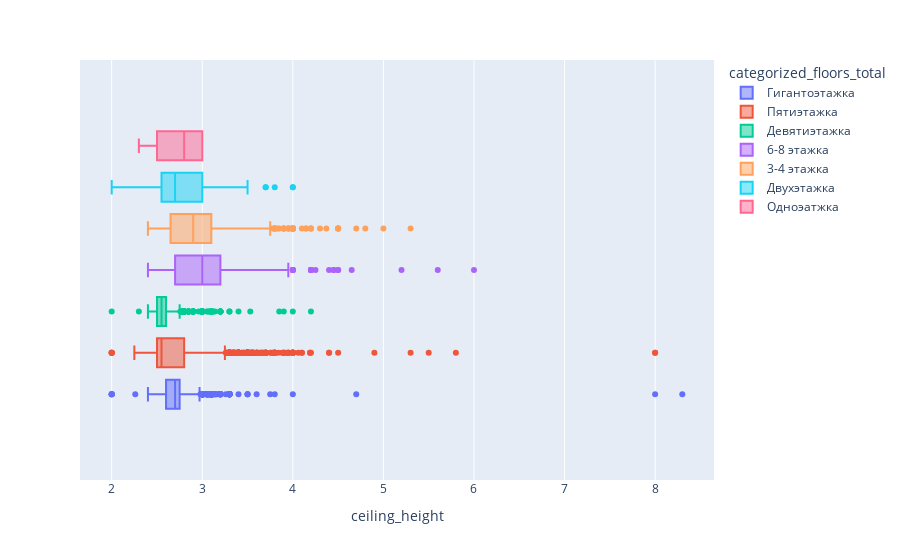

Here is the notebook cell this chart was saved with:
### Code cell
px.box(data, x = 'ceiling_height', color = 'categorized_floors_total')

### Figure 1 — Plotly figure (JSON) as saved in the notebook; plotly's stock layout.template omitted (floating-point values rounded to 4 significant figures; data arrays with more than 128 entries replaced by an {"elided": "..."} marker saying what was removed)
{"data": [{"alignmentgroup": "True", "hovertemplate": "categorized_floors_total=Гигантоэтажка<br>ceiling_height=%{x}<extra></extra>", "legendgroup": "Гигантоэтажка", "marker": {"color": "#636efa"}, "name": "Гигантоэтажка", "notched": false, "offsetgroup": "Гигантоэтажка", "orientation": "h", "showlegend": true, "type": "box", "x": {"elided": "9942 float values"}, "x0": " ", "xaxis": "x", "y0": " ", "yaxis": "y"}, {"alignmentgroup": "True", "hovertemplate": "categorized_floors_total=Пятиэтажка<br>ceiling_height=%{x}<extra></extra>", "legendgroup": "Пятиэтажка", "marker": {"color": "#EF553B"}, "name": "Пятиэтажка", "notched": false, "offsetgroup": "Пятиэтажка", "orientation": "h", "showlegend": true, "type": "box", "x": {"elided": "5806 float values"}, "x0": " ", "xaxis": "x", "y0": " ", "yaxis": "y"}, {"alignmentgroup": "True", "hovertemplate": "categorized_floors_total=Девятиэтажка<br>ceiling_height=%{x}<extra></extra>", "legendgroup": "Девятиэтажка", "marker": {"color": "#00cc96"}, "name": "Девятиэтажка", "notched": false, "offsetgroup": "Девятиэтажка", "orientation": "h", "showlegend": true, "type": "box", "x": {"elided": "3770 float values"}, "x0": " ", "xaxis": "x", "y0": " ", "yaxis": "y"}, {"alignmentgroup": "True", "hovertemplate": "categorized_floors_total=6-8 этажка<br>ceiling_height=%{x}<extra></extra>", "legendgroup": "6-8 этажка", "marker": {"color": "#ab63fa"}, "name": "6-8 этажка", "notched": false, "offsetgroup": "6-8 этажка", "orientation": "h", "showlegend": true, "type": "box", "x": {"elided": "1900 float values"}, "x0": " ", "xaxis": "x", "y0": " ", "yaxis": "y"}, {"alignmentgroup": "True", "hovertemplate": "categorized_floors_total=3-4 этажка<br>ceiling_height=%{x}<extra></extra>", "legendgroup": "3-4 этажка", "marker": {"color": "#FFA15A"}, "name": "3-4 этажка", "notched": false, "offsetgroup": "3-4 этажка", "orientation": "h", "showlegend": true, "type": "box", "x": {"elided": "1868 float values"}, "x0": " ", "xaxis": "x", "y0": " ", "yaxis": "y"}, {"alignmentgroup": "True", "hovertemplate": "categorized_floors_total=Двухэтажка<br>ceiling_height=%{x}<extra></extra>", "legendgroup": "Двухэтажка", "marker": {"color": "#19d3f3"}, "name": "Двухэтажка", "notched": false, "offsetgroup": "Двухэтажка", "orientation": "h", "showlegend": true, "type": "box", "x": {"elided": "382 float values"}, "x0": " ", "xaxis": "x", "y0": " ", "yaxis": "y"}, {"alignmentgroup": "True", "hovertemplate": "categorized_floors_total=Одноэатжка<br>ceiling_height=%{x}<extra></extra>", "legendgroup": "Одноэатжка", "marker": {"color": "#FF6692"}, "name": "Одноэатжка", "notched": false, "offsetgroup": "Одноэатжка", "orientation": "h", "showlegend": true, "type": "box", "x": [null, null, null, null, null, null, 3, 2.65, null, null, null, 2.5, null, 3, 2.9, null, 3, null, 2.45, null, 2.9, null, null, 2.7, 2.3], "x0": " ", "xaxis": "x", "y0": " ", "yaxis": "y"}], "layout": {"boxmode": "group", "legend": {"title": {"text": "categorized_floors_total"}, "tracegroupgap": 0}, "margin": {"t": 60}, "xaxis": {"anchor": "y", "domain": [0, 1], "title": {"text": "ceiling_height"}}, "yaxis": {"anchor": "x", "domain": [0, 1]}}}
